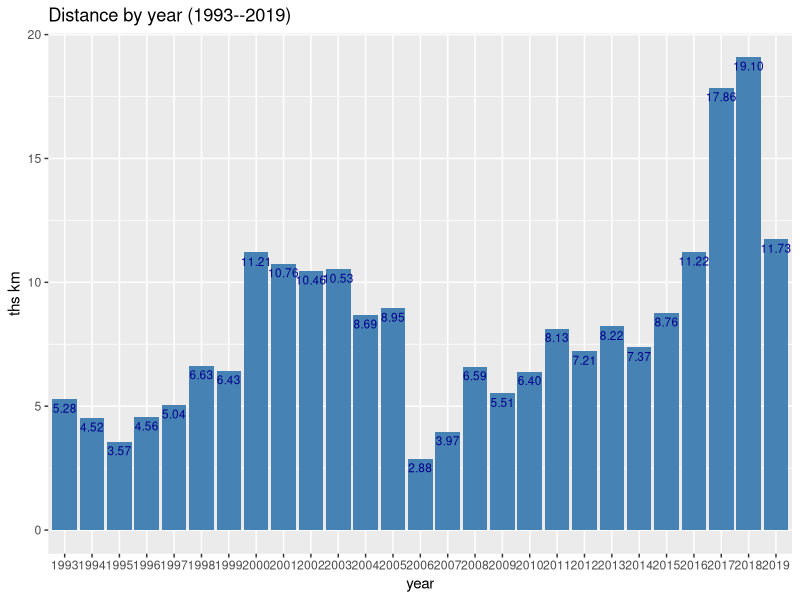
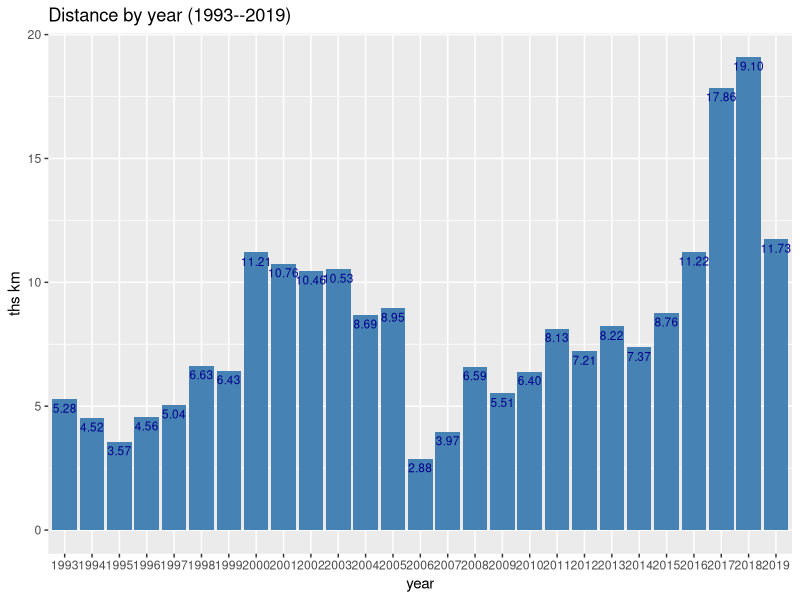

Generate these figures, in order, with R:
require(ggplot2)
require(dplyr)

## ##
d <- read.csv("opus_magnum.csv", sep = ';', dec = ",",  header=T, na.string="NA");

dm <- d %>% mutate(cat = factor(yyyy)) %>%
  group_by (cat) %>%
  summarise( tdist = sum(dist, na.rm=TRUE) /1000 ) %>%
  as.data.frame

dm

yyyy.first <- first(dm$cat)
yyyy.last <- last(dm$cat)

time.period <- sprintf ("%s--%s", yyyy.first, yyyy.last)

time.period


p.m <- ggplot(dm, aes(x = cat, y = tdist )) +
    ggtitle(sprintf ("Distance by year (%s)", time.period)) +
    xlab("year") + ylab("ths km") +
    geom_bar(position = 'dodge', stat = 'identity', fill = "steelblue") +
    geom_text(data=dm, aes(label=sprintf("%.2f", tdist), y= tdist), vjust=1.5, color="darkblue", size=3 )

p.m

ggsave(p.m, file="opus_magnum.pdf", width=12)
